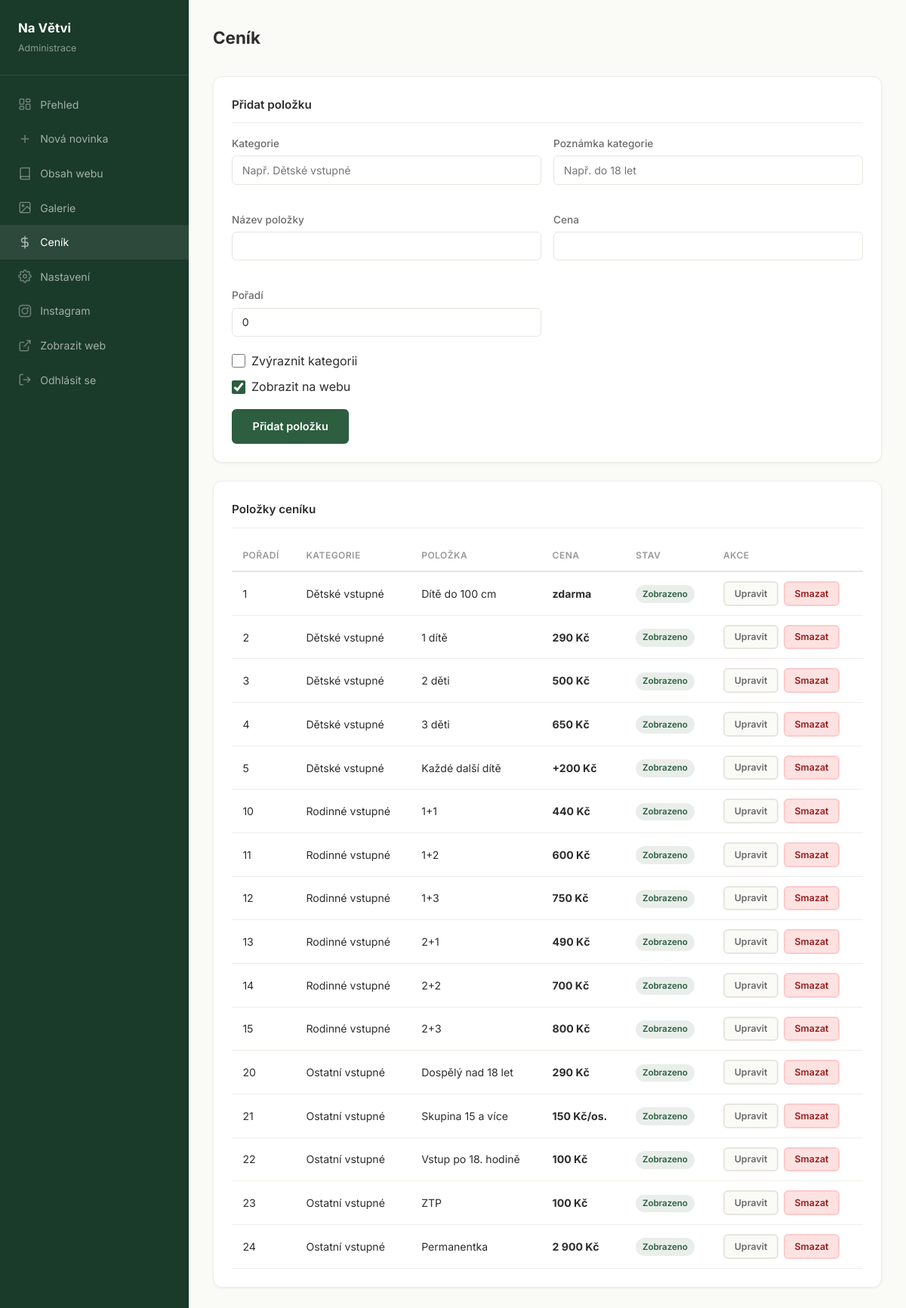
Screenshot of /admin/cenik (signed in) with the database file from the repository.
### tables this page shows
CREATE TABLE pricing_items (
            id INTEGER PRIMARY KEY AUTOINCREMENT,
            category TEXT NOT NULL,
            category_note TEXT,
            label TEXT NOT NULL,
            price TEXT NOT NULL,
            sort_order INTEGER DEFAULT 0,
            featured INTEGER DEFAULT 0,
            published INTEGER DEFAULT 1,
            created_at TIMESTAMP DEFAULT CURRENT_TIMESTAMP
        );

### app.py (the view, shortened to what this page needs)
@app.route("/admin/cenik", methods=["GET", "POST"])
@login_required
def admin_pricing():
    items = db.get_pricing_items(published_only=False)
    return render_template("admin/pricing.html", items=items)

### app.py (called while the page is built)
def login_required(f):
    @wraps(f)
    def decorated(*args, **kwargs):
        if "user_id" not in session:
            return redirect(url_for("admin_login"))
        return f(*args, **kwargs)
    return decorated

### database.py (called while the page is built)
def get_db():
    conn = sqlite3.connect(DB_PATH)
    conn.row_factory = sqlite3.Row
    conn.execute("PRAGMA journal_mode=WAL")
    return conn

def get_pricing_items(published_only=True):
    conn = get_db()
    query = "SELECT * FROM pricing_items"
    if published_only:
        query += " WHERE published = 1"
    query += " ORDER BY sort_order ASC, id ASC"
    rows = conn.execute(query).fetchall()
    conn.close()
    return [dict(row) for row in rows]

### templates/admin/pricing.html (shortened to what this page needs)
{% extends "admin/base.html" %}
{% block admin_content %}
<div class="admin-header">
    <h1>Ceník</h1>
</div>
<div class="admin-card">
    <h3>Přidat položku</h3>
    <form method="POST">
        <div class="form-grid-2">
            <div class="form-group">
                <label for="category">Kategorie</label>
                <input type="text" id="category" name="category" class="form-control" placeholder="Např. Dětské vstupné" required>
            </div>
            <div class="form-group">
                <label for="category_note">Poznámka kategorie</label>
                <input type="text" id="category_note" name="category_note" class="form-control" placeholder="Např. do 18 let">
            </div>
            <div class="form-group">
                <label for="label">Název položky</label>
                <input type="text" id="label" name="label" class="form-control" required>
            </div>
            <div class="form-group">
                <label for="price">Cena</label>
                <input type="text" id="price" name="price" class="form-control" required>
            </div>
            <div class="form-group">
                <label for="sort_order">Pořadí</label>
                <input type="number" id="sort_order" name="sort_order" class="form-control" value="0">
            </div>
        </div>
        <label class="form-check">
            <input type="checkbox" name="featured">
            <span>Zvýraznit kategorii</span>
        </label>
        <label class="form-check" style="margin: .5rem 0 1rem;">
            <input type="checkbox" name="published" checked>
            <span>Zobrazit na webu</span>
        </label>
        <button type="submit" class="btn btn-primary">Přidat položku</button>
    </form>
</div>
<div class="admin-card">
    <h3>Položky ceníku</h3>
    {% if items %}
    <table class="admin-table">
        <thead>
            <tr>
                <th>Pořadí</th>
                <th>Kategorie</th>
                <th>Položka</th>
                <th>Cena</th>
                <th>Stav</th>
                <th>Akce</th>
            </tr>
        </thead>
        <tbody>
            {% for item in items %}
            <tr>
                <td>{{ item.sort_order }}</td>
                <td>{{ item.category }}</td>
                <td>{{ item.label }}</td>
                <td><strong>{{ item.price }}</strong></td>
                <td>{% if item.published %}<span class="badge badge-success">Zobrazeno</span>{% else %}<span class="badge badge-warning">Skryto</span>{% endif %}</td>
                <td>
                    <div class="actions">
                        <a href="{{ url_for('admin_pricing_edit', item_id=item.id) }}" class="btn btn-secondary btn-sm">Upravit</a>
                        <form method="POST" action="{{ url_for('admin_pricing_delete', item_id=item.id) }}" onsubmit="return confirm('Smazat položku ceníku?')">
                            <button type="submit" class="btn btn-danger btn-sm">Smazat</button>
                        </form>
                    </div>
                </td>
            </tr>
            {% endfor %}
        </tbody>
    </table>
    {% else %}
    <p class="text-muted">Zatím tu nejsou žádné položky ceníku.</p>
    {% endif %}
</div>
{% endblock %}

### static/css/style.css (style rules this page uses)
*, *::before, *::after { margin: 0; padding: 0; box-sizing: border-box; }
:root { --c-primary: #2c5e3f; --c-primary-light: #3a7d5c; --c-primary-dark: #1a3a2a; --c-accent: #d4a853; --c-accent-light: #e8c87a; --c-bg: #fafaf7; --c-surface: #ffffff; --c-text: #2d2d2d; --c-text-light: #6b6b6b; --c-text-lighter: #999; --c-border: #e8e5df; --c-border-light: #f0ede8; --font: 'Inter', -apple-system, BlinkMacSystemFont, 'Segoe UI', sans-serif; --font-display: 'Playfair Display', 'Georgia', serif; --shadow-sm: 0 1px 3px rgba(0,0,0,.06); --shadow: 0 2px 8px rgba(0,0,0,.08); --shadow-lg: 0 8px 24px rgba(0,0,0,.1); --radius: 6px; --radius-lg: 12px; --transition: .25s ease; --header-h: 70px; }
html { scroll-behavior: smooth; scroll-padding-top: var(--header-h); }
body { font-family: var(--font); color: var(--c-text); line-height: 1.65; background: var(--c-bg); -webkit-font-smoothing: antialiased; }
a { color: var(--c-primary); text-decoration: none; transition: color var(--transition); }
.btn { display: inline-flex; align-items: center; gap: .5rem; padding: .7rem 1.6rem; font-size: .9rem; font-weight: 600; border-radius: var(--radius); border: 2px solid transparent; cursor: pointer; transition: all var(--transition); text-decoration: none; font-family: inherit; line-height: 1.4; }
.btn-primary { background: var(--c-primary); color: #fff; border-color: var(--c-primary); }
.admin-header { display: flex; justify-content: space-between; align-items: center; margin-bottom: 2rem; }
.admin-header h1 { font-size: 1.4rem; font-weight: 700; color: var(--c-text); }
.admin-card { background: var(--c-surface); border-radius: var(--radius-lg); box-shadow: var(--shadow-sm); padding: 1.5rem; margin-bottom: 1.5rem; border: 1px solid var(--c-border-light); }
.admin-card h3 { font-size: .95rem; font-weight: 600; color: var(--c-text); margin-bottom: 1rem; padding-bottom: .7rem; border-bottom: 1px solid var(--c-border-light); }
.admin-table { width: 100%; border-collapse: collapse; }
.admin-table th { text-align: left; padding: .65rem .9rem; font-size: .75rem; font-weight: 600; color: var(--c-text-lighter); text-transform: uppercase; letter-spacing: .04em; border-bottom: 2px solid var(--c-border); }
.admin-table td { padding: .75rem .9rem; font-size: .88rem; border-bottom: 1px solid var(--c-border-light); vertical-align: middle; }
.admin-table .actions { display: flex; gap: .4rem; }
.form-group { margin-bottom: 1.2rem; }
.form-grid-2 { display: grid; grid-template-columns: repeat(2, minmax(0, 1fr)); gap: 1rem; }
.form-group label { display: block; font-size: .85rem; font-weight: 500; color: var(--c-text-light); margin-bottom: .3rem; }
.form-control { width: 100%; padding: .6rem .8rem; font-size: .88rem; font-family: inherit; border: 1px solid var(--c-border); border-radius: var(--radius); background: #fff; color: var(--c-text); transition: border-color var(--transition), box-shadow var(--transition); }
.form-check { display: flex; align-items: center; gap: .5rem; }
.form-check input[type="checkbox"] { width: 18px; height: 18px; accent-color: var(--c-primary); }
.badge { display: inline-block; padding: .15rem .55rem; font-size: .72rem; font-weight: 600; border-radius: 20px; }
.badge-success { background: rgba(44,94,63,.1); color: var(--c-primary); }
.btn-sm { padding: .35rem .8rem; font-size: .78rem; }
.btn-secondary { background: var(--c-bg); color: var(--c-text-light); border-color: var(--c-border); }
.btn-danger { background: #fee2e2; color: #991b1b; border-color: #fecaca; }

### rows the page displays
pricing_items: sort_order "1", category "Dětské vstupné", label "Dítě do 100 cm", price "zdarma", published "Zobrazeno"
pricing_items: sort_order "2", category "Dětské vstupné", label "1 dítě", price "290 Kč", published "Zobrazeno"
pricing_items: sort_order "3", category "Dětské vstupné", label "2 děti", price "500 Kč", published "Zobrazeno"
pricing_items: sort_order "4", category "Dětské vstupné", label "3 děti", price "650 Kč", published "Zobrazeno"
pricing_items: sort_order "5", category "Dětské vstupné", label "Každé další dítě", price "+200 Kč", published "Zobrazeno"
pricing_items: sort_order "10", category "Rodinné vstupné", label "1+1", price "440 Kč", published "Zobrazeno"
pricing_items: sort_order "11", category "Rodinné vstupné", label "1+2", price "600 Kč", published "Zobrazeno"
pricing_items: sort_order "12", category "Rodinné vstupné", label "1+3", price "750 Kč", published "Zobrazeno"
pricing_items: sort_order "13", category "Rodinné vstupné", label "2+1", price "490 Kč", published "Zobrazeno"
pricing_items: sort_order "14", category "Rodinné vstupné", label "2+2", price "700 Kč", published "Zobrazeno"
pricing_items: sort_order "15", category "Rodinné vstupné", label "2+3", price "800 Kč", published "Zobrazeno"
pricing_items: sort_order "20", category "Ostatní vstupné", label "Dospělý nad 18 let", price "290 Kč", published "Zobrazeno"
pricing_items: sort_order "21", category "Ostatní vstupné", label "Skupina 15 a více", price "150 Kč/os.", published "Zobrazeno"
pricing_items: sort_order "22", category "Ostatní vstupné", label "Vstup po 18. hodině", price "100 Kč", published "Zobrazeno"
pricing_items: sort_order "23", category "Ostatní vstupné", label "ZTP", price "100 Kč", published "Zobrazeno"
pricing_items: sort_order "24", category "Ostatní vstupné", label "Permanentka", price "2 900 Kč", published "Zobrazeno"
